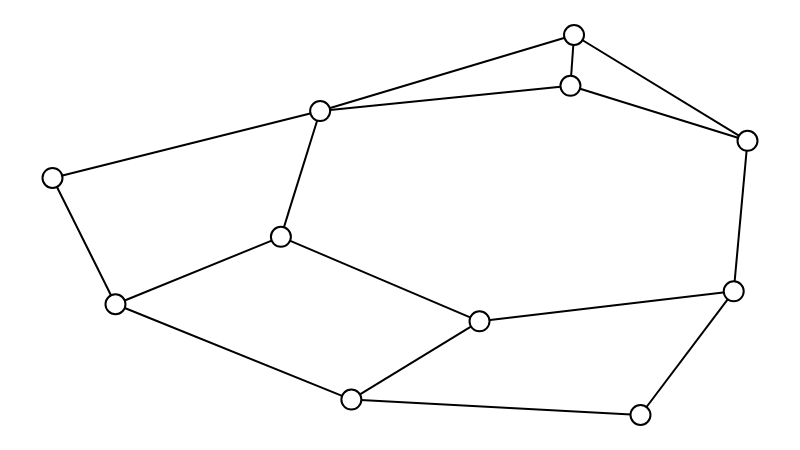

Notebook cell for this chart:
### Code cell
g = sn.load_graph('teste.gml',has_pos=False)

sn.show_graph(g)

g.clear()

### Figure 1 — Plotly figure (JSON) as saved in the notebook; plotly's stock layout.template omitted (floating-point values rounded to 4 significant figures)
{"data": [{"hoverinfo": "none", "line": {"color": "rgb(0, 0, 0)", "width": 2}, "mode": "lines", "x": [0.3851, 0.7452, null, 0.3851, 0.7504, null, 0.3851, 0.3286, null, 0.3851, 0, null, 0.7452, 0.7504, null, 0.7452, 1, null, 0.7504, 1, null, 0.3286, 0.6144, null, 0.3286, 0.09063, null, 0, 0.09063, null, 1, 0.9802, null, 0.6144, 0.9802, null, 0.6144, 0.43, null, 0.09063, 0.43, null, 0.9802, 0.846, null, 0.43, 0.846, null], "y": [0.7998, 0.8663, null, 0.7998, 1, null, 0.7998, 0.4689, null, 0.7998, 0.6238, null, 0.8663, 1, null, 0.8663, 0.7216, null, 1, 0.7216, null, 0.4689, 0.2465, null, 0.4689, 0.2915, null, 0.6238, 0.2915, null, 0.7216, 0.3255, null, 0.2465, 0.3255, null, 0.2465, 0.04058, null, 0.2915, 0.04058, null, 0.3255, 0, null, 0.04058, 0, null]}, {"hoverinfo": "none", "marker": {"color": "rgb(255, 255, 255)", "line": {"color": "rgb(0, 0, 0)", "width": 2}, "size": 20}, "mode": "markers+text", "text": [], "textfont": {"color": "rgb(0, 0, 0)"}, "textposition": "middle center", "x": [0.3851, 0.7452, 0.7504, 0.3286, 0, 1, 0.6144, 0.09063, 0.9802, 0.43, 0.846], "y": [0.7998, 0.8663, 1, 0.4689, 0.6238, 0.7216, 0.2465, 0.2915, 0.3255, 0.04058, 0]}], "layout": {"height": 450, "margin": {"b": 0, "l": 0, "r": 0, "t": 0}, "showlegend": false, "width": 800, "xaxis": {"showgrid": false, "showticklabels": false, "zeroline": false}, "yaxis": {"showgrid": false, "showticklabels": false, "zeroline": false}}}
